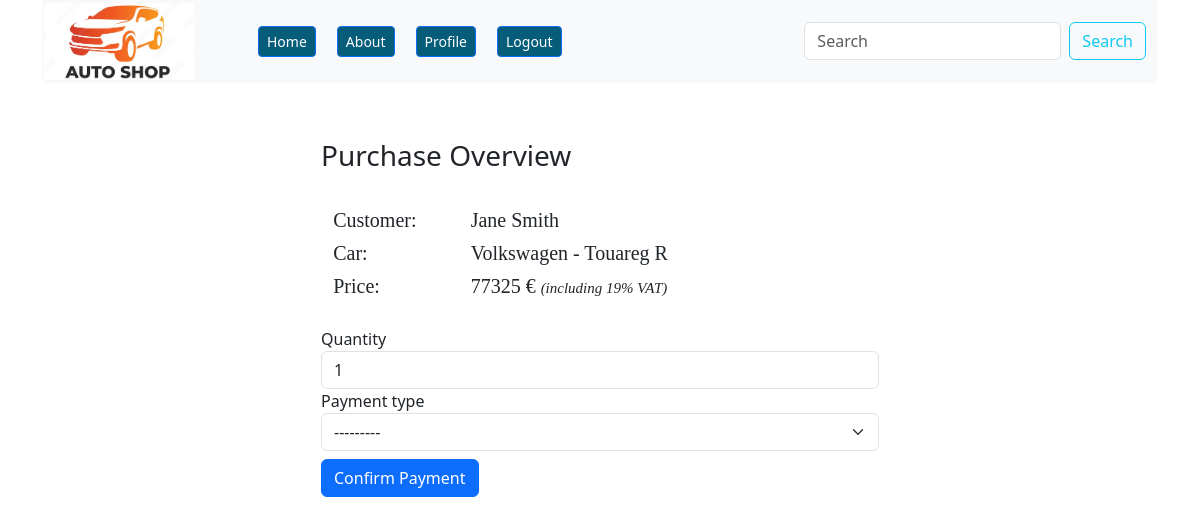
The page /purchase/1/ (signed in) on the database its author committed.
### car_app/models.py (models this page shows, shortened)
class Car_Model(models.Model):
    manufacturer = models.ForeignKey(Brand_Model, on_delete=models.CASCADE)
    model = models.CharField(max_length=100, unique=True)
    capacity = models.CharField(max_length=50)          # 2.2 L Diesel 190 bhp etc.
    shift = models.CharField(max_length=20)             # Automatic / Manual / Combined
    fuel = models.CharField(max_length=20)              # Petrol / Diesel / Gas / Electricity / Plug-in hybrid
    top_speed = models.IntegerField()                   # 127 Km/h
    price = models.PositiveIntegerField()               # 42800 Euro
    quantity = models.PositiveIntegerField()
    image = models.ImageField(upload_to='car_app/media/uploads/', null=True, blank=True)

class Brand_Model(models.Model):
    name = models.CharField(max_length=20)              # Audi / Mercedes / BMW / Toyota / Ford etc
    slug = models.SlugField(max_length=100, unique=True, null=True, blank=True)
    def __str__(self):
        return self.name

### purchase_app/views.py (the view)
# urls.py: path('<int:car_id>/', car_purchase, name='car_purchase'),
@login_required
def car_purchase(request, car_id):
    selected_car = get_object_or_404(Car_Model, id=car_id)
    user = request.user
    if selected_car.quantity == 0:
        messages.error(request, 'Requested quantity is not available.')
        return redirect('home')
    else:
        if request.method == 'POST':
            form = PurchaseModel_Form(request.POST)
            if form.is_valid():
                selected_quantity = form.cleaned_data['quantity']
                if selected_quantity <= 0:
                    messages.error(request, 'Invalid quantity selected.')
                else:
                    if selected_car.quantity >= selected_quantity:
                        purchase = form.save(commit=False)
                        purchase.user = user
                        purchase.car = selected_car
                        purchase.total_price = selected_car.price * selected_quantity
                        selected_car.quantity -= selected_quantity
                        selected_car.save()
                        purchase.save()
                        messages.success(request, 'Your purchase was successfully.')
                        return redirect('profile')
                    else:
                        messages.error(request, 'Requested quantity is not available.')
                        return redirect('car_purchase')
        else:
            form = PurchaseModel_Form(initial={'user': user, 'car': selected_car})
        context = {
            'selected_car': selected_car,
            'form': form,
        }
        return render(request, 'purchase_app/car_purchase.html', context)

### purchase_app/forms.py
class PurchaseModel_Form(forms.ModelForm):
    class Meta:
        model = Purchase_Model
        fields = [
            'quantity',
            'payment_type',
        ]

### purchase_app/models.py (called while the page is built)
    def __str__(self):
        return self.name

### purchase_app/templates/purchase_app/car_purchase.html (shortened to what this page needs)
{% extends 'base.html' %}
{% load crispy_forms_filters %}
{% load crispy_forms_tags %}
{% block page_independent_content %}
	<form method="post" action="" enctype="multipart/form-data" style="width: 50%; height: 500px; margin: auto" class="pt-2">
		<h3>Purchase Overview</h3>
		<br>
		<table style="border-collapse:collapse;border:none;">
			<tbody>
			<tr>
				<td style="width: 106.0pt;border: 0pt solid windowtext;padding: 0cm 5.4pt;vertical-align: top;">
					<p style='margin: 5px;font-size:11.0pt;font-family:"Calibri",sans-serif;line-height:normal;'><span style='font-size:20px;font-family:"Times New Roman",serif;color:#212529;'>Customer: </span></p>
				</td>
				<td style="width: 344.7pt;border-top: 0pt solid windowtext;border-right: 0pt solid windowtext;border-bottom: 0pt solid windowtext;border-image: initial;border-left: none;padding: 0cm 5.4pt;vertical-align: top;">
					<p style='margin: 5px;font-size:11.0pt;font-family:"Calibri",sans-serif;line-height:normal;'><span style='font-size:20px;font-family:"Times New Roman",serif;color:#212529;'>{{ user.first_name }} {{ user.last_name }}</span></p>
				</td>
			</tr>
			<tr>
				<td style="width: 106.0pt;border-right: 0pt solid windowtext;border-bottom: 0pt solid windowtext;border-left: 0pt solid windowtext;border-image: initial;border-top: none;padding: 0cm 5.4pt;vertical-align: top;">
					<p style='margin: 5px;font-size:11.0pt;font-family:"Calibri",sans-serif;line-height:normal;'><span style='font-size:20px;font-family:"Times New Roman",serif;color:#212529;'>Car:&nbsp;</span></p>
				</td>
				<td style="width: 344.7pt;border-top: none;border-left: none;border-bottom: 0pt solid windowtext;border-right: 0pt solid windowtext;padding: 0cm 5.4pt;vertical-align: top;">
					<p style='margin: 5px;font-size:11.0pt;font-family:"Calibri",sans-serif;line-height:normal;'><span style='font-size:20px;font-family:"Times New Roman",serif;color:#212529;'>{{ selected_car.manufacturer }} - {{ selected_car.model }}</span></p>
				</td>
			</tr>
			<tr>
				<td style="width: 106.0pt;border-right: 0pt solid windowtext;border-bottom: 0pt solid windowtext;border-left: 0pt solid windowtext;border-image: initial;border-top: none;padding: 0cm 5.4pt;vertical-align: top;">
					<p style='margin: 5px;font-size:11.0pt;font-family:"Calibri",sans-serif;line-height:normal;'><span style='font-size:20px;font-family:"Times New Roman",serif;color:#212529;'>Price:&nbsp;</span></p>
				</td>
				<td style="width: 344.7pt;border-top: none;border-left: none;border-bottom: 0pt solid windowtext;border-right: 0pt solid windowtext;padding: 0cm 5.4pt;vertical-align: top;">
					<p style='margin: 5px;font-size:11.0pt;font-family:"Calibri",sans-serif;line-height:normal;'><span style='font-size:20px;font-family:"Times New Roman",serif;color:#212529;'>{{ selected_car.price }} &euro; </span><span style='font-size: 15px; font-family: "Times New Roman", serif; color: rgb(33, 37, 41);'><em>  (including 19% VAT)</em></span></p>
				</td>
			</tr>
			</tbody>
		</table>
		<br>
		{% for field in form %}
			{{ field.label }}
			{{ field }}
		{% endfor %}
		<button type="submit" class="btn btn-primary mt-2">Confirm Payment</button>
	</form>
{% endblock %}

### rows shown on the page
Car_Model: manufacturer "Volkswagen", model "Touareg R", price "77325"

### other values the page prints
{{ user.first_name }} "Jane"
{{ user.last_name }} "Smith"
{{ field.label }} "Quantity" "Payment type"
